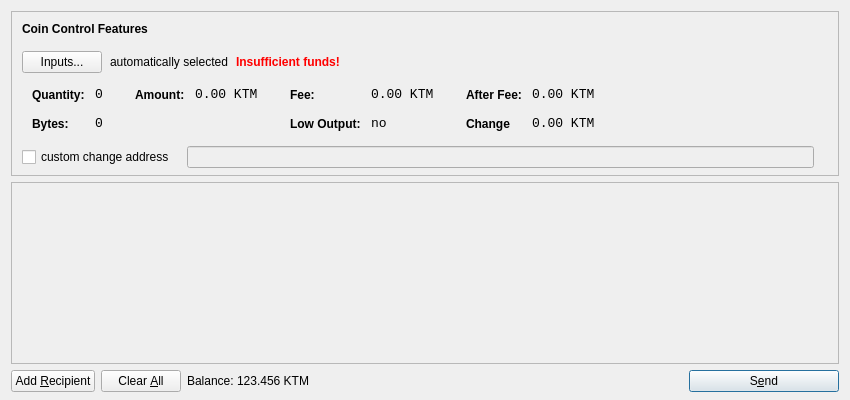
<?xml version="1.0" encoding="UTF-8"?>
<ui version="4.0">
 <class>SendCoinsDialog</class>
 <widget class="QDialog" name="SendCoinsDialog">
  <property name="geometry">
   <rect>
    <x>0</x>
    <y>0</y>
    <width>850</width>
    <height>400</height>
   </rect>
  </property>
  <property name="windowTitle">
   <string>Send Coins</string>
  </property>
  <layout class="QVBoxLayout" name="verticalLayout" stretch="0,1,0">
   <property name="bottomMargin">
    <number>8</number>
   </property>
   <item>
    <widget class="QFrame" name="frameCoinControl">
     <property name="sizePolicy">
      <sizepolicy hsizetype="Expanding" vsizetype="Expanding">
       <horstretch>0</horstretch>
       <verstretch>0</verstretch>
      </sizepolicy>
     </property>
     <property name="maximumSize">
      <size>
       <width>16777215</width>
       <height>16777215</height>
      </size>
     </property>
     <property name="frameShape">
      <enum>QFrame::StyledPanel</enum>
     </property>
     <property name="frameShadow">
      <enum>QFrame::Sunken</enum>
     </property>
     <layout class="QVBoxLayout" name="verticalLayoutCoinControl2">
      <property name="spacing">
       <number>-1</number>
      </property>
      <property name="leftMargin">
       <number>0</number>
      </property>
      <property name="topMargin">
       <number>0</number>
      </property>
      <property name="rightMargin">
       <number>0</number>
      </property>
      <property name="bottomMargin">
       <number>6</number>
      </property>
      <item>
       <layout class="QVBoxLayout" name="verticalLayoutCoinControl" stretch="0,0,0,0,1">
        <property name="spacing">
         <number>0</number>
        </property>
        <property name="leftMargin">
         <number>10</number>
        </property>
        <property name="topMargin">
         <number>10</number>
        </property>
        <item>
         <layout class="QHBoxLayout" name="horizontalLayoutCoinControl1">
          <property name="bottomMargin">
           <number>15</number>
          </property>
          <item>
           <widget class="QLabel" name="labelCoinControlFeatures">
            <property name="sizePolicy">
             <sizepolicy hsizetype="Preferred" vsizetype="Maximum">
              <horstretch>0</horstretch>
              <verstretch>0</verstretch>
             </sizepolicy>
            </property>
            <property name="font">
             <font>
              <weight>75</weight>
              <bold>true</bold>
             </font>
            </property>
            <property name="styleSheet">
             <string notr="true">font-weight:bold;</string>
            </property>
            <property name="text">
             <string>Coin Control Features</string>
            </property>
           </widget>
          </item>
         </layout>
        </item>
        <item>
         <layout class="QHBoxLayout" name="horizontalLayoutCoinControl2" stretch="0,0,0,0">
          <property name="spacing">
           <number>8</number>
          </property>
          <property name="bottomMargin">
           <number>10</number>
          </property>
          <item>
           <widget class="QPushButton" name="pushButtonCoinControl">
            <property name="styleSheet">
             <string notr="true"/>
            </property>
            <property name="text">
             <string>Inputs...</string>
            </property>
           </widget>
          </item>
          <item>
           <widget class="QLabel" name="labelCoinControlAutomaticallySelected">
            <property name="text">
             <string>automatically selected</string>
            </property>
            <property name="margin">
             <number>5</number>
            </property>
           </widget>
          </item>
          <item>
           <widget class="QLabel" name="labelCoinControlInsuffFunds">
            <property name="font">
             <font>
              <weight>75</weight>
              <bold>true</bold>
             </font>
            </property>
            <property name="styleSheet">
             <string notr="true">color:red;font-weight:bold;</string>
            </property>
            <property name="text">
             <string>Insufficient funds!</string>
            </property>
            <property name="margin">
             <number>5</number>
            </property>
           </widget>
          </item>
          <item>
           <spacer name="horizontalSpacerCoinControl">
            <property name="orientation">
             <enum>Qt::Horizontal</enum>
            </property>
            <property name="sizeHint" stdset="0">
             <size>
              <width>40</width>
              <height>1</height>
             </size>
            </property>
           </spacer>
          </item>
         </layout>
        </item>
        <item>
         <widget class="QWidget" name="widgetCoinControl" native="true">
          <property name="sizePolicy">
           <sizepolicy hsizetype="Preferred" vsizetype="Preferred">
            <horstretch>0</horstretch>
            <verstretch>0</verstretch>
           </sizepolicy>
          </property>
          <property name="minimumSize">
           <size>
            <width>0</width>
            <height>0</height>
           </size>
          </property>
          <property name="styleSheet">
           <string notr="true"/>
          </property>
          <layout class="QHBoxLayout" name="horizontalLayoutCoinControl5">
           <property name="margin">
            <number>0</number>
           </property>
           <item>
            <layout class="QHBoxLayout" name="horizontalLayoutCoinControl3" stretch="0,0,0,1">
             <property name="spacing">
              <number>20</number>
             </property>
             <property name="topMargin">
              <number>0</number>
             </property>
             <property name="bottomMargin">
              <number>10</number>
             </property>
             <item>
              <layout class="QFormLayout" name="formLayoutCoinControl1">
               <property name="horizontalSpacing">
                <number>10</number>
               </property>
               <property name="verticalSpacing">
                <number>14</number>
               </property>
               <property name="leftMargin">
                <number>10</number>
               </property>
               <property name="topMargin">
                <number>4</number>
               </property>
               <property name="rightMargin">
                <number>6</number>
               </property>
               <item row="0" column="0">
                <widget class="QLabel" name="labelCoinControlQuantityText">
                 <property name="styleSheet">
                  <string notr="true">font-weight:bold;</string>
                 </property>
                 <property name="text">
                  <string>Quantity:</string>
                 </property>
                 <property name="margin">
                  <number>0</number>
                 </property>
                </widget>
               </item>
               <item row="0" column="1">
                <widget class="QLabel" name="labelCoinControlQuantity">
                 <property name="font">
                  <font>
                   <family>Monospace</family>
                   <pointsize>10</pointsize>
                  </font>
                 </property>
                 <property name="cursor">
                  <cursorShape>IBeamCursor</cursorShape>
                 </property>
                 <property name="contextMenuPolicy">
                  <enum>Qt::ActionsContextMenu</enum>
                 </property>
                 <property name="text">
                  <string>0</string>
                 </property>
                 <property name="margin">
                  <number>0</number>
                 </property>
                 <property name="textInteractionFlags">
                  <set>Qt::LinksAccessibleByMouse|Qt::TextSelectableByKeyboard|Qt::TextSelectableByMouse</set>
                 </property>
                </widget>
               </item>
               <item row="1" column="0">
                <widget class="QLabel" name="labelCoinControlBytesText">
                 <property name="styleSheet">
                  <string notr="true">font-weight:bold;</string>
                 </property>
                 <property name="text">
                  <string>Bytes:</string>
                 </property>
                </widget>
               </item>
               <item row="1" column="1">
                <widget class="QLabel" name="labelCoinControlBytes">
                 <property name="font">
                  <font>
                   <family>Monospace</family>
                   <pointsize>10</pointsize>
                  </font>
                 </property>
                 <property name="cursor">
                  <cursorShape>IBeamCursor</cursorShape>
                 </property>
                 <property name="contextMenuPolicy">
                  <enum>Qt::ActionsContextMenu</enum>
                 </property>
                 <property name="text">
                  <string>0</string>
                 </property>
                 <property name="textInteractionFlags">
                  <set>Qt::LinksAccessibleByMouse|Qt::TextSelectableByKeyboard|Qt::TextSelectableByMouse</set>
                 </property>
                </widget>
               </item>
              </layout>
             </item>
             <item>
              <layout class="QFormLayout" name="formLayoutCoinControl2">
               <property name="horizontalSpacing">
                <number>10</number>
               </property>
               <property name="verticalSpacing">
                <number>14</number>
               </property>
               <property name="leftMargin">
                <number>6</number>
               </property>
               <property name="topMargin">
                <number>4</number>
               </property>
               <property name="rightMargin">
                <number>6</number>
               </property>
               <item row="0" column="0">
                <widget class="QLabel" name="labelCoinControlAmountText">
                 <property name="styleSheet">
                  <string notr="true">font-weight:bold;</string>
                 </property>
                 <property name="text">
                  <string>Amount:</string>
                 </property>
                 <property name="margin">
                  <number>0</number>
                 </property>
                </widget>
               </item>
               <item row="0" column="1">
                <widget class="QLabel" name="labelCoinControlAmount">
                 <property name="font">
                  <font>
                   <family>Monospace</family>
                   <pointsize>10</pointsize>
                  </font>
                 </property>
                 <property name="cursor">
                  <cursorShape>IBeamCursor</cursorShape>
                 </property>
                 <property name="contextMenuPolicy">
                  <enum>Qt::ActionsContextMenu</enum>
                 </property>
                 <property name="text">
                  <string notr="true">0.00 KTM</string>
                 </property>
                 <property name="textInteractionFlags">
                  <set>Qt::LinksAccessibleByMouse|Qt::TextSelectableByKeyboard|Qt::TextSelectableByMouse</set>
                 </property>
                </widget>
               </item>
              </layout>
             </item>
             <item>
              <layout class="QFormLayout" name="formLayoutCoinControl3">
               <property name="horizontalSpacing">
                <number>10</number>
               </property>
               <property name="verticalSpacing">
                <number>14</number>
               </property>
               <property name="leftMargin">
                <number>6</number>
               </property>
               <property name="topMargin">
                <number>4</number>
               </property>
               <property name="rightMargin">
                <number>6</number>
               </property>
               <item row="0" column="0">
                <widget class="QLabel" name="labelCoinControlFeeText">
                 <property name="styleSheet">
                  <string notr="true">font-weight:bold;</string>
                 </property>
                 <property name="text">
                  <string>Fee:</string>
                 </property>
                 <property name="margin">
                  <number>0</number>
                 </property>
                </widget>
               </item>
               <item row="0" column="1">
                <widget class="QLabel" name="labelCoinControlFee">
                 <property name="font">
                  <font>
                   <family>Monospace</family>
                   <pointsize>10</pointsize>
                  </font>
                 </property>
                 <property name="cursor">
                  <cursorShape>IBeamCursor</cursorShape>
                 </property>
                 <property name="contextMenuPolicy">
                  <enum>Qt::ActionsContextMenu</enum>
                 </property>
                 <property name="text">
                  <string notr="true">0.00 KTM</string>
                 </property>
                 <property name="textInteractionFlags">
                  <set>Qt::LinksAccessibleByMouse|Qt::TextSelectableByKeyboard|Qt::TextSelectableByMouse</set>
                 </property>
                </widget>
               </item>
               <item row="1" column="0">
                <widget class="QLabel" name="labelCoinControlLowOutputText">
                 <property name="styleSheet">
                  <string notr="true">font-weight:bold;</string>
                 </property>
                 <property name="text">
                  <string>Low Output:</string>
                 </property>
                </widget>
               </item>
               <item row="1" column="1">
                <widget class="QLabel" name="labelCoinControlLowOutput">
                 <property name="font">
                  <font>
                   <family>Monospace</family>
                   <pointsize>10</pointsize>
                  </font>
                 </property>
                 <property name="cursor">
                  <cursorShape>IBeamCursor</cursorShape>
                 </property>
                 <property name="contextMenuPolicy">
                  <enum>Qt::ActionsContextMenu</enum>
                 </property>
                 <property name="text">
                  <string>no</string>
                 </property>
                 <property name="textInteractionFlags">
                  <set>Qt::LinksAccessibleByMouse|Qt::TextSelectableByKeyboard|Qt::TextSelectableByMouse</set>
                 </property>
                </widget>
               </item>
              </layout>
             </item>
             <item>
              <layout class="QFormLayout" name="formLayoutCoinControl4">
               <property name="horizontalSpacing">
                <number>10</number>
               </property>
               <property name="verticalSpacing">
                <number>14</number>
               </property>
               <property name="leftMargin">
                <number>6</number>
               </property>
               <property name="topMargin">
                <number>4</number>
               </property>
               <property name="rightMargin">
                <number>6</number>
               </property>
               <item row="0" column="0">
                <widget class="QLabel" name="labelCoinControlAfterFeeText">
                 <property name="styleSheet">
                  <string notr="true">font-weight:bold;</string>
                 </property>
                 <property name="text">
                  <string>After Fee:</string>
                 </property>
                 <property name="margin">
                  <number>0</number>
                 </property>
                </widget>
               </item>
               <item row="0" column="1">
                <widget class="QLabel" name="labelCoinControlAfterFee">
                 <property name="font">
                  <font>
                   <family>Monospace</family>
                   <pointsize>10</pointsize>
                  </font>
                 </property>
                 <property name="cursor">
                  <cursorShape>IBeamCursor</cursorShape>
                 </property>
                 <property name="contextMenuPolicy">
                  <enum>Qt::ActionsContextMenu</enum>
                 </property>
                 <property name="text">
                  <string notr="true">0.00 KTM</string>
                 </property>
                 <property name="textInteractionFlags">
                  <set>Qt::LinksAccessibleByMouse|Qt::TextSelectableByKeyboard|Qt::TextSelectableByMouse</set>
                 </property>
                </widget>
               </item>
               <item row="1" column="0">
                <widget class="QLabel" name="labelCoinControlChangeText">
                 <property name="styleSheet">
                  <string notr="true">font-weight:bold;</string>
                 </property>
                 <property name="text">
                  <string>Change</string>
                 </property>
                </widget>
               </item>
               <item row="1" column="1">
                <widget class="QLabel" name="labelCoinControlChange">
                 <property name="font">
                  <font>
                   <family>Monospace</family>
                   <pointsize>10</pointsize>
                  </font>
                 </property>
                 <property name="cursor">
                  <cursorShape>IBeamCursor</cursorShape>
                 </property>
                 <property name="contextMenuPolicy">
                  <enum>Qt::ActionsContextMenu</enum>
                 </property>
                 <property name="text">
                  <string notr="true">0.00 KTM</string>
                 </property>
                 <property name="textInteractionFlags">
                  <set>Qt::LinksAccessibleByMouse|Qt::TextSelectableByKeyboard|Qt::TextSelectableByMouse</set>
                 </property>
                </widget>
               </item>
              </layout>
             </item>
            </layout>
           </item>
          </layout>
         </widget>
        </item>
        <item>
         <layout class="QHBoxLayout" name="horizontalLayoutCoinControl4" stretch="0,0,0">
          <property name="spacing">
           <number>12</number>
          </property>
          <property name="sizeConstraint">
           <enum>QLayout::SetDefaultConstraint</enum>
          </property>
          <property name="topMargin">
           <number>5</number>
          </property>
          <property name="rightMargin">
           <number>5</number>
          </property>
          <item>
           <widget class="QCheckBox" name="checkBoxCoinControlChange">
            <property name="text">
             <string>custom change address</string>
            </property>
           </widget>
          </item>
          <item>
           <widget class="QLineEdit" name="lineEditCoinControlChange">
            <property name="enabled">
             <bool>false</bool>
            </property>
            <property name="sizePolicy">
             <sizepolicy hsizetype="Expanding" vsizetype="Fixed">
              <horstretch>0</horstretch>
              <verstretch>0</verstretch>
             </sizepolicy>
            </property>
           </widget>
          </item>
          <item>
           <widget class="QLabel" name="labelCoinControlChangeLabel">
            <property name="sizePolicy">
             <sizepolicy hsizetype="Preferred" vsizetype="Expanding">
              <horstretch>0</horstretch>
              <verstretch>0</verstretch>
             </sizepolicy>
            </property>
            <property name="minimumSize">
             <size>
              <width>0</width>
              <height>0</height>
             </size>
            </property>
            <property name="text">
             <string/>
            </property>
            <property name="margin">
             <number>3</number>
            </property>
           </widget>
          </item>
         </layout>
        </item>
        <item>
         <spacer name="verticalSpacerCoinControl">
          <property name="orientation">
           <enum>Qt::Vertical</enum>
          </property>
          <property name="sizeHint" stdset="0">
           <size>
            <width>800</width>
            <height>1</height>
           </size>
          </property>
         </spacer>
        </item>
       </layout>
      </item>
     </layout>
    </widget>
   </item>
   <item>
    <widget class="QScrollArea" name="scrollArea">
     <property name="widgetResizable">
      <bool>true</bool>
     </property>
     <widget class="QWidget" name="scrollAreaWidgetContents">
      <property name="geometry">
       <rect>
        <x>0</x>
        <y>0</y>
        <width>830</width>
        <height>165</height>
       </rect>
      </property>
      <layout class="QVBoxLayout" name="verticalLayout_2">
       <property name="margin">
        <number>0</number>
       </property>
       <item>
        <layout class="QVBoxLayout" name="entries">
         <property name="spacing">
          <number>6</number>
         </property>
        </layout>
       </item>
       <item>
        <spacer name="verticalSpacer">
         <property name="orientation">
          <enum>Qt::Vertical</enum>
         </property>
         <property name="sizeHint" stdset="0">
          <size>
           <width>20</width>
           <height>40</height>
          </size>
         </property>
        </spacer>
       </item>
      </layout>
     </widget>
    </widget>
   </item>
   <item>
    <layout class="QHBoxLayout" name="horizontalLayout">
     <item>
      <widget class="QPushButton" name="addButton">
       <property name="toolTip">
        <string>Send to multiple recipients at once</string>
       </property>
       <property name="text">
        <string>Add &amp;Recipient</string>
       </property>
       <property name="autoDefault">
        <bool>false</bool>
       </property>
      </widget>
     </item>
     <item>
      <widget class="QPushButton" name="clearButton">
       <property name="sizePolicy">
        <sizepolicy hsizetype="Minimum" vsizetype="Fixed">
         <horstretch>0</horstretch>
         <verstretch>0</verstretch>
        </sizepolicy>
       </property>
       <property name="toolTip">
        <string>Remove all transaction fields</string>
       </property>
       <property name="text">
        <string>Clear &amp;All</string>
       </property>
       <property name="autoRepeatDelay">
        <number>300</number>
       </property>
       <property name="autoDefault">
        <bool>false</bool>
       </property>
      </widget>
     </item>
     <item>
      <layout class="QHBoxLayout" name="horizontalLayout_2">
       <property name="spacing">
        <number>3</number>
       </property>
       <item>
        <widget class="QLabel" name="label">
         <property name="sizePolicy">
          <sizepolicy hsizetype="Preferred" vsizetype="Fixed">
           <horstretch>0</horstretch>
           <verstretch>0</verstretch>
          </sizepolicy>
         </property>
         <property name="text">
          <string>Balance:</string>
         </property>
        </widget>
       </item>
       <item>
        <widget class="QLabel" name="labelBalance">
         <property name="sizePolicy">
          <sizepolicy hsizetype="Preferred" vsizetype="Fixed">
           <horstretch>0</horstretch>
           <verstretch>0</verstretch>
          </sizepolicy>
         </property>
         <property name="cursor">
          <cursorShape>IBeamCursor</cursorShape>
         </property>
         <property name="text">
          <string notr="true">123.456 KTM</string>
         </property>
         <property name="textInteractionFlags">
          <set>Qt::LinksAccessibleByMouse|Qt::TextSelectableByKeyboard|Qt::TextSelectableByMouse</set>
         </property>
        </widget>
       </item>
      </layout>
     </item>
     <item>
      <spacer name="horizontalSpacer">
       <property name="orientation">
        <enum>Qt::Horizontal</enum>
       </property>
       <property name="sizeHint" stdset="0">
        <size>
         <width>40</width>
         <height>20</height>
        </size>
       </property>
      </spacer>
     </item>
     <item>
      <widget class="QPushButton" name="sendButton">
       <property name="minimumSize">
        <size>
         <width>150</width>
         <height>0</height>
        </size>
       </property>
       <property name="toolTip">
        <string>Confirm the send action</string>
       </property>
       <property name="text">
        <string>S&amp;end</string>
       </property>
       <property name="icon">
        <iconset resource="../bitcoin.qrc">
         <normaloff>:/icons/send</normaloff>:/icons/send</iconset>
       </property>
       <property name="default">
        <bool>true</bool>
       </property>
      </widget>
     </item>
    </layout>
   </item>
  </layout>
 </widget>
 <resources>
  <include location="../bitcoin.qrc"/>
 </resources>
 <connections/>
</ui>
